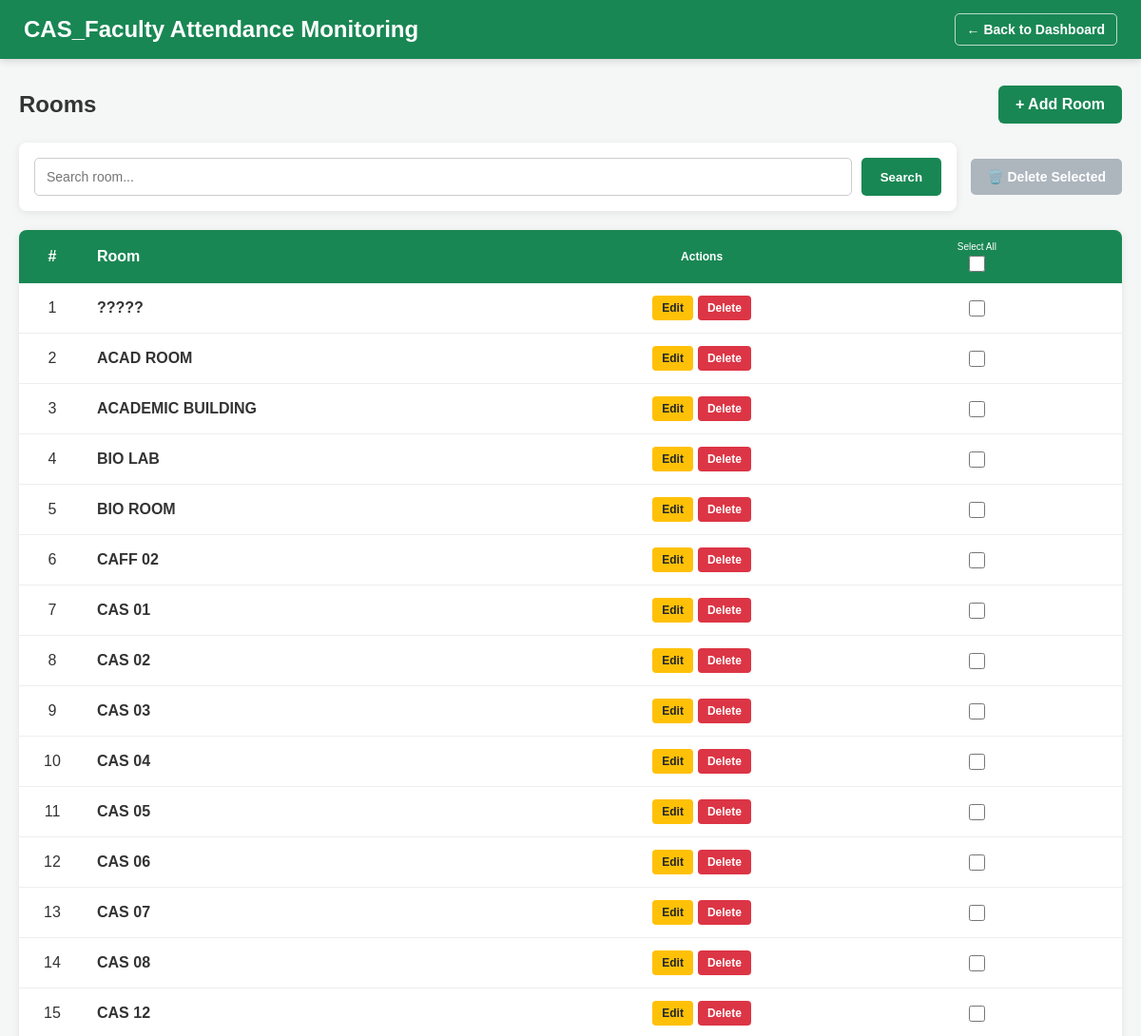
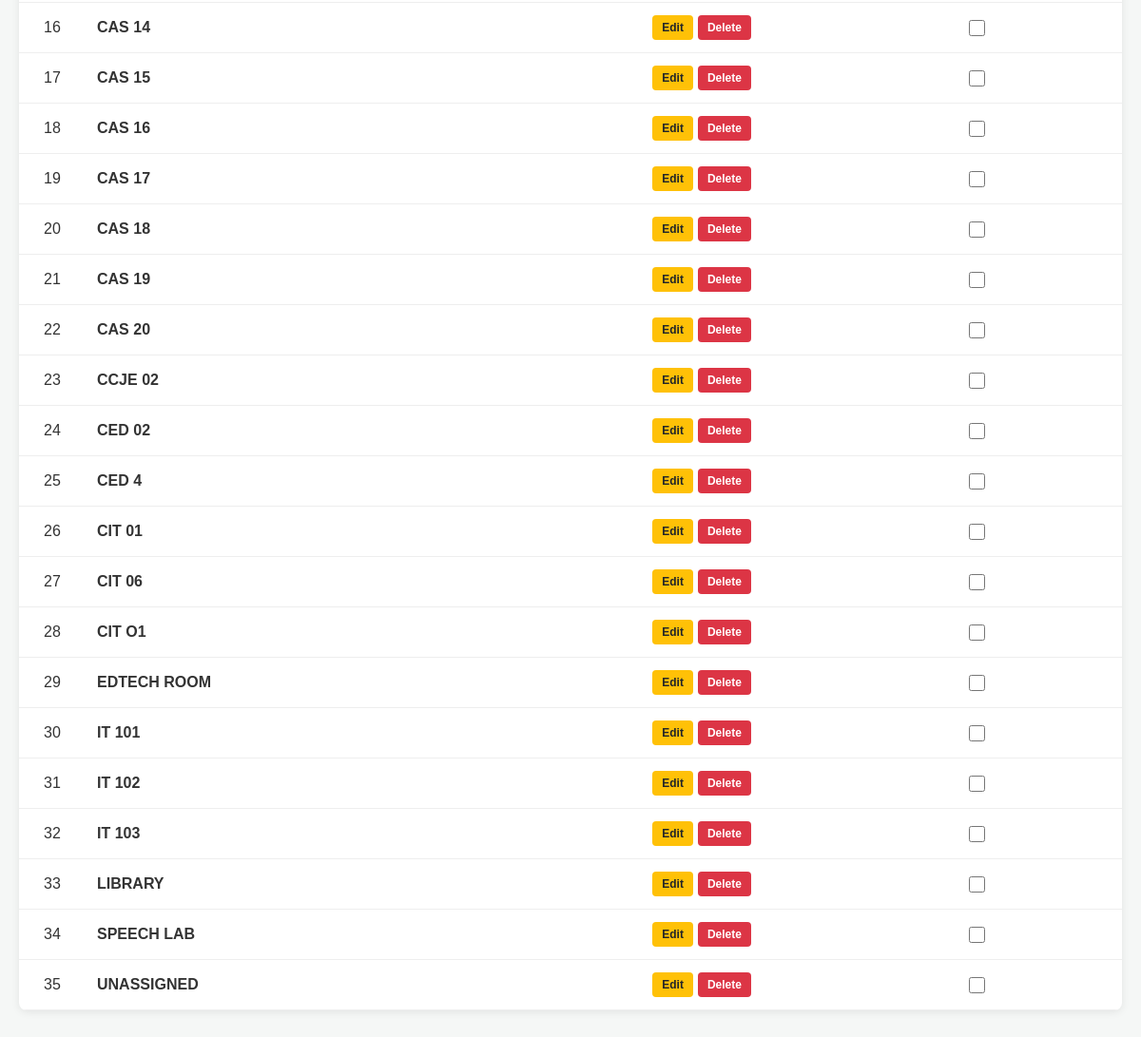
The app's page /rooms/ (signed in) with its own data (2 pictures, top to bottom).
### monitoring/models.py (models this page shows, shortened)
class Room(models.Model):
    room_name = models.CharField(max_length=50)
    class Meta:
        ordering = ["room_name"]

### monitoring/views.py (the view)
@login_required
def room_list(request):
    search = request.GET.get(
        "search",
        ""
    ).strip()
    rooms = Room.objects.all().order_by(
        "room_name"
    )
    if search:
        rooms = rooms.filter(
            room_name__icontains=search
        )
    all_rooms = Room.objects.all().order_by(
        "room_name"
    )
    return render(
        request,
        "instructors/rooms/list.html",
        {
            "rooms": rooms,
            "search": search,
            "all_rooms": all_rooms,
        }
    )

### templates/instructors/rooms/list.html (shortened to what this page needs)
<!DOCTYPE html>
<html lang="en">
<head>
</head>
<body>
<header class="header">
    <div class="header-content">
        <h1>
            CAS_Faculty Attendance Monitoring
        </h1>
        <a
            href="{% url 'dashboard' %}"
            class="back-dashboard"
        >
            ← Back to Dashboard
        </a>
    </div>
</header>
<main class="container">
    <div class="top-section">
        <h2>
            Rooms
        </h2>
        <a
            href="{% url 'room_create' %}"
            class="add-button"
        >
            + Add Room
        </a>
    </div>
    <div class="search-actions-row">
        <div class="search-box">
            <form
                method="GET"
                class="search-form"
            >
                <div class="search-wrapper">
                    <input
                        type="text"
                        name="search"
                        id="room-search"
                        class="search-input"
                        placeholder="Search room..."
                        value="{{ search }}"
                        autocomplete="off"
                    >
                </div>
                <button
                    type="submit"
                    class="search-button"
                >
                    Search
                </button>
            </form>
        </div>
        <button
            type="button"
            id="delete-selected-btn"
            class="delete-selected"
            disabled
        >
        </button>
    </div>
    <div class="table-container">
        <table>
            <thead>
                <tr>
                    <th class="number-column">
                        #
                    </th>
                    <th class="room-column">
                        Room
                    </th>
                    <th class="actions-column">
                        <div class="actions-header-content">
                            <div class="actions-title">
                                Actions
                            </div>
                            <div class="select-all-box">
                                <span class="select-all-label">
                                    Select All
                                </span>
                                <input
                                    type="checkbox"
                                    id="select-all"
                                    class="select-all-checkbox"
                                >
                            </div>
                        </div>
                    </th>
                </tr>
            </thead>
            <tbody>
                {% for room in rooms %}
                    <tr>
                        <td class="number-column">
                            {{ forloop.counter }}
                        </td>
                        <td class="room-column">
                            <strong>
                                {{ room.room_name }}
                            </strong>
                        </td>
                        <td class="actions-column">
                            <div class="actions-content">
                                <div class="action-buttons">
                                    <a
                                        href="{% url 'room_update' room.id %}"
                                        class="action edit"
                                    >
                                        Edit
                                    </a>
                                    <a
                                        href="{% url 'room_delete' room.id %}"
                                        class="action delete individual-delete"
                                        data-room-name="{{ room.room_name|escapejs }}"
                                    >
                                        Delete
                                    </a>
                                </div>
                                <div class="checkbox-cell">
                                    <input
                                        type="checkbox"
                                        name="selected_rooms"
                                        value="{{ room.id }}"
                                        class="row-checkbox"
                                        title="Select {{ room.room_name }}"
                                    >
                                </div>
                            </div>
                        </td>
                    </tr>
                {% endfor %}
            </tbody>
        </table>
    </div>
</main>
</body>
</html>

### templates/instructors/rooms/list.html (style rules this page uses)
* { box-sizing: border-box; margin: 0; padding: 0; font-family: Arial, sans-serif; }
body { background: #f5f7f6; color: #333; min-height: 100vh; }
.header { background: #198754; color: white; padding: 14px 25px; position: sticky; top: 0; z-index: 1000; box-shadow: 0 2px 8px rgba(0, 0, 0, 0.15); }
.header-content { width: 100%; display: flex; align-items: center; justify-content: space-between; gap: 20px; }
.header h1 { font-size: 24px; line-height: 1.3; }
.back-dashboard { color: white; text-decoration: none; font-size: 14px; font-weight: bold; white-space: nowrap; padding: 8px 12px; border: 1px solid rgba(255, 255, 255, 0.7); border-radius: 5px; }
.container { width: 100%; max-width: 1250px; margin: 0 auto; padding: 28px 20px 40px; }
.top-section { display: flex; justify-content: space-between; align-items: center; gap: 15px; margin-bottom: 20px; flex-wrap: wrap; }
.top-section h2 { font-size: 24px; color: #333; }
.add-button { display: inline-flex; align-items: center; justify-content: center; background: #198754; color: white; text-decoration: none; padding: 11px 18px; border-radius: 6px; font-weight: bold; white-space: nowrap; }
.search-actions-row { display: flex; align-items: stretch; gap: 15px; width: 100%; margin-bottom: 20px; }
.search-box { background: white; padding: 16px; border-radius: 8px; box-shadow: 0 2px 8px rgba(0, 0, 0, 0.08); flex: 1; min-width: 0; }
.search-form { display: flex; gap: 10px; width: 100%; }
.search-wrapper { position: relative; flex: 1; min-width: 0; }
.search-input { width: 100%; padding: 11px 12px; border: 1px solid #ccc; border-radius: 5px; font-size: 14px; }
.search-button { background: #198754; color: white; border: none; padding: 11px 20px; border-radius: 5px; cursor: pointer; font-weight: bold; white-space: nowrap; }
.delete-selected { background: #dc3545; color: white; border: none; padding: 11px 17px; border-radius: 5px; font-size: 14px; font-weight: bold; cursor: pointer; white-space: nowrap; align-self: center; }
.delete-selected:disabled { background: #adb5bd; cursor: not-allowed; }
.table-container { width: 100%; background: white; border-radius: 8px; box-shadow: 0 2px 8px rgba(0, 0, 0, 0.08); overflow-x: auto; overflow-y: visible; }
table { width: 100%; min-width: 700px; border-collapse: collapse; }
thead th { background: #198754; color: white; padding: 12px; text-align: left; white-space: nowrap; vertical-align: middle; }
tbody td { padding: 13px 12px; border-bottom: 1px solid #eee; white-space: nowrap; vertical-align: middle; }
.number-column { width: 70px; text-align: center; }
.room-column { min-width: 250px; }
.actions-column { min-width: 300px; }
.actions-header-content { width: 100%; display: grid; grid-template-columns: 1fr 1fr; align-items: center; justify-items: center; column-gap: 8px; }
.actions-title { grid-column: 1; width: 100%; text-align: center; font-size: 12px; font-weight: bold; white-space: nowrap; }
.select-all-box { grid-column: 2; width: 100%; display: flex; flex-direction: column; align-items: center; justify-content: center; gap: 4px; }
.select-all-label { color: white; font-size: 10px; font-weight: normal; white-space: nowrap; text-align: center; }
.select-all-checkbox { width: 17px; height: 17px; margin: 0; cursor: pointer; accent-color: white; }
.actions-content { width: 100%; display: grid; grid-template-columns: 1fr 1fr; align-items: center; justify-items: center; column-gap: 8px; }
.action-buttons { grid-column: 1; display: flex; align-items: center; justify-content: center; gap: 5px; width: 100%; }
.action { display: inline-flex; align-items: center; justify-content: center; text-decoration: none; padding: 6px 10px; border-radius: 4px; font-size: 12px; font-weight: bold; white-space: nowrap; }
.edit { background: #ffc107; color: #212529; }
.delete { background: #dc3545; color: white; }
.checkbox-cell { grid-column: 2; display: flex; align-items: center; justify-content: center; width: 100%; }
.row-checkbox { width: 17px; height: 17px; margin: 0; cursor: pointer; accent-color: #198754; }

### records on screen
Room: room_name "?????"
Room: room_name "ACAD ROOM"
Room: room_name "ACADEMIC BUILDING"
Room: room_name "BIO LAB"
Room: room_name "BIO ROOM"
Room: room_name "CAFF 02"
Room: room_name "CAS 01"
Room: room_name "CAS 02"
Room: room_name "CAS 03"
Room: room_name "CAS 04"
Room: room_name "CAS 05"
Room: room_name "CAS 06"
Room: room_name "CAS 07"
Room: room_name "CAS 08"
Room: room_name "CAS 12"
Room: room_name "CAS 14"
Room: room_name "CAS 15"
Room: room_name "CAS 16"
Room: room_name "CAS 17"
Room: room_name "CAS 18"
Room: room_name "CAS 19"
Room: room_name "CAS 20"
Room: room_name "CCJE 02"
Room: room_name "CED 02"
Room: room_name "CED 4"
Room: room_name "CIT 01"
Room: room_name "CIT 06"
Room: room_name "CIT O1"
Room: room_name "EDTECH ROOM"
Room: room_name "IT 101"
Room: room_name "IT 102"
Room: room_name "IT 103"
Room: room_name "LIBRARY"
Room: room_name "SPEECH LAB"
Room: room_name "UNASSIGNED"
